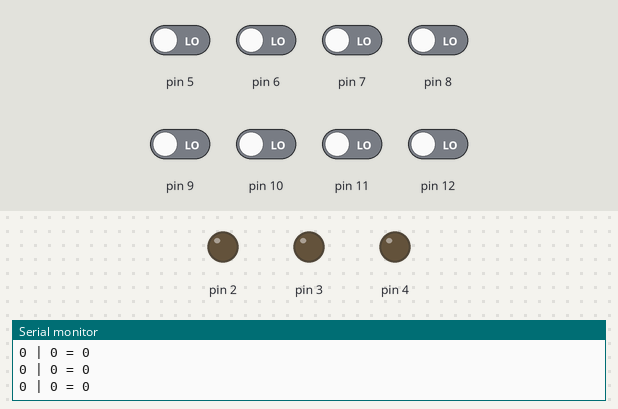
Bench run of a sketch on a simulated Arduino Uno, built with avr-gcc and run on an emulated ATmega328P. Parts: output pins drawn as LEDs (lit = HIGH), the last lines printed to the serial monitor. The inputs (shaded band) are chosen by the test bench; at power-on: pin 5–12 LOW.

Above: at 4.2 s.
4.3 s: pin 5 driven HIGH
At 5.2 s:
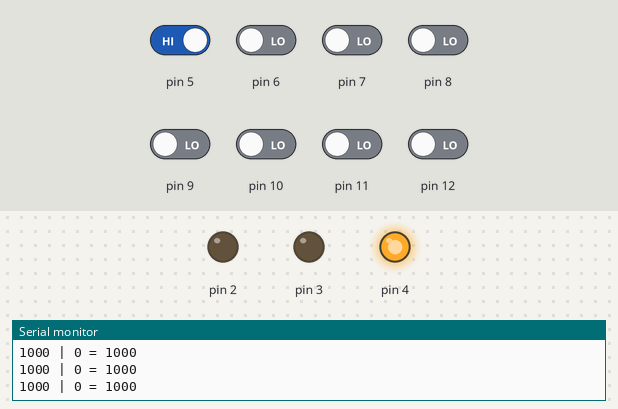
5.8 s: pin 6 driven HIGH
At 6.7 s:
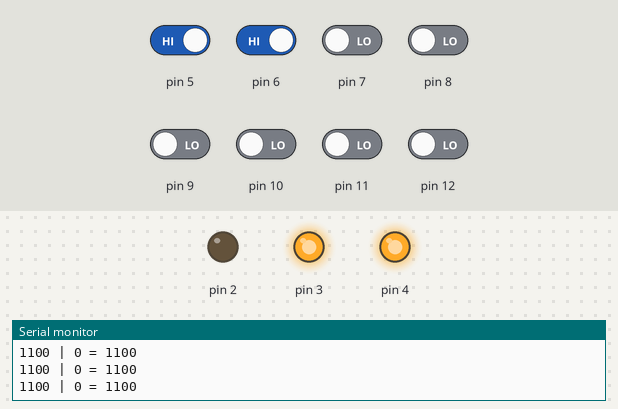
7.3 s: pin 7 driven HIGH
At 8.2 s:
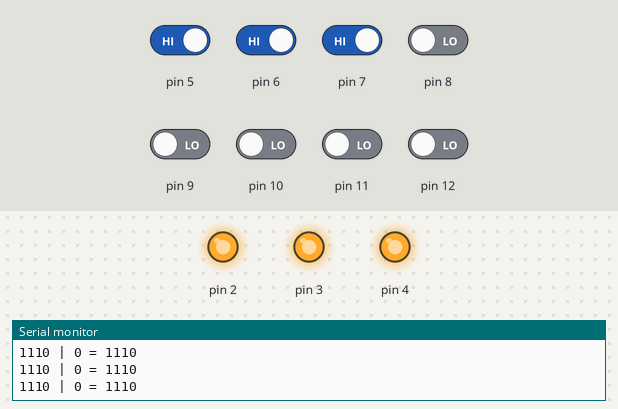
8.8 s: pin 5 driven LOW
At 9.7 s:
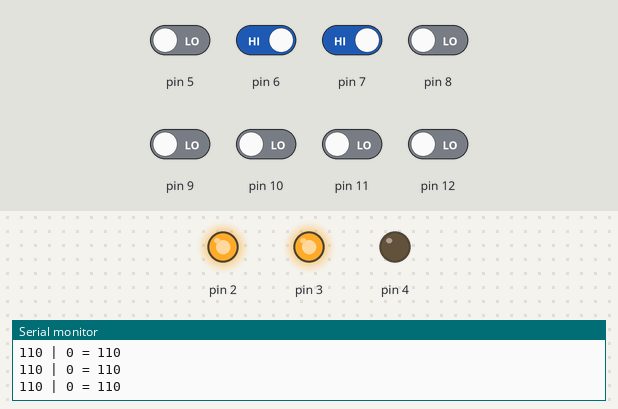
10.3 s: pin 6 driven LOW
At 11.1 s:
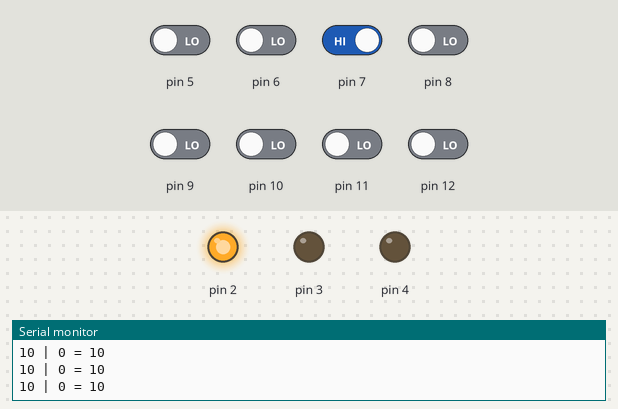
11.8 s: pin 9 driven HIGH
At 12.4 s:
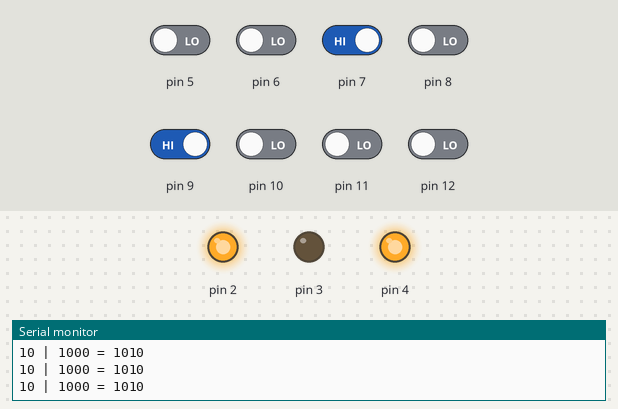
Timing chart, 0 to 14.3 s (numbered marks = the images above; inputs shaded):
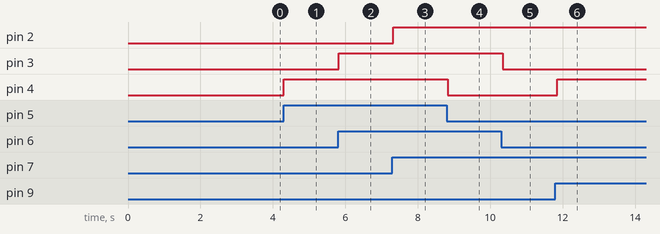

Measured:
- after the input at 4.3 s, pin 4: LOW → HIGH at once
- after the input at 5.8 s, pin 3: LOW → HIGH at once
- after the input at 7.3 s, pin 2: LOW → HIGH at once
- after the input at 8.8 s, pin 4: HIGH → LOW at once
- after the input at 10.3 s, pin 3: HIGH → LOW at once
- after the input at 11.8 s, pin 4: LOW → HIGH after 0.05 s

The sketch:

Lab3.9.ino
```cpp
/*
3.7 demonstrate bit shifting
*/

uint8_t s; // shift bits

// Initialize four pins at a time in a nibble
void nibbleInit(uint8_t pin_b3, uint8_t pin_b2, uint8_t pin_b1, uint8_t pin_b0, uint8_t mode)
{
  pinMode(pin_b3, mode);
  pinMode(pin_b2, mode);
  pinMode(pin_b1, mode);
  pinMode(pin_b0, mode);
}

// Read four pins at a time an store in the lower nibble of the result
uint8_t pinsToNibble(uint8_t pin_b3, uint8_t pin_b2, uint8_t pin_b1, uint8_t pin_b0)
{
  uint8_t nibble;
  nibble = digitalRead(pin_b3) << 3 |
  digitalRead(pin_b2) << 2 |
  digitalRead(pin_b1) << 1 |
  digitalRead(pin_b0) << 0;
  return nibble;
}

// Use the lower nibble in the in variable to write four pints at a time
void nibbleToPins(uint8_t in, uint8_t pin_b3, uint8_t pin_b2, uint8_t pin_b1, uint8_t pin_b0) {
// use bitwise & operator to create logic condition that is
// used to light bits as if in the same nibble.
  digitalWrite(pin_b0, in & 0b00000001);
  digitalWrite(pin_b1, in & 0b00000010);
  digitalWrite(pin_b2, in & 0b00000100);
  digitalWrite(pin_b3, in & 0b00001000);
}

void setup() {
  nibbleInit(1,2,3,4, OUTPUT);
  Serial.begin(9600);
  nibbleInit(5, 6, 7, 8, INPUT);
  nibbleInit(9, 10, 11, 12, INPUT);
  delay(3000);
  Serial.println("starting...");
}

void loop() {

  uint8_t a, b;
  uint8_t accumulator, orit;
  a = pinsToNibble(5, 6, 7, 8);
  b = pinsToNibble(9, 10, 11, 12);
  accumulator = a & b;
  orit = a | b;
  nibbleToPins(orit, 4,3,2,1);
  Serial.print(a, BIN);
  Serial.print(" | ");
  Serial.print(b, BIN);
  Serial.print(" = ");
  Serial.print(orit, BIN);
  Serial.println(" ");
delay(100);
}
```
